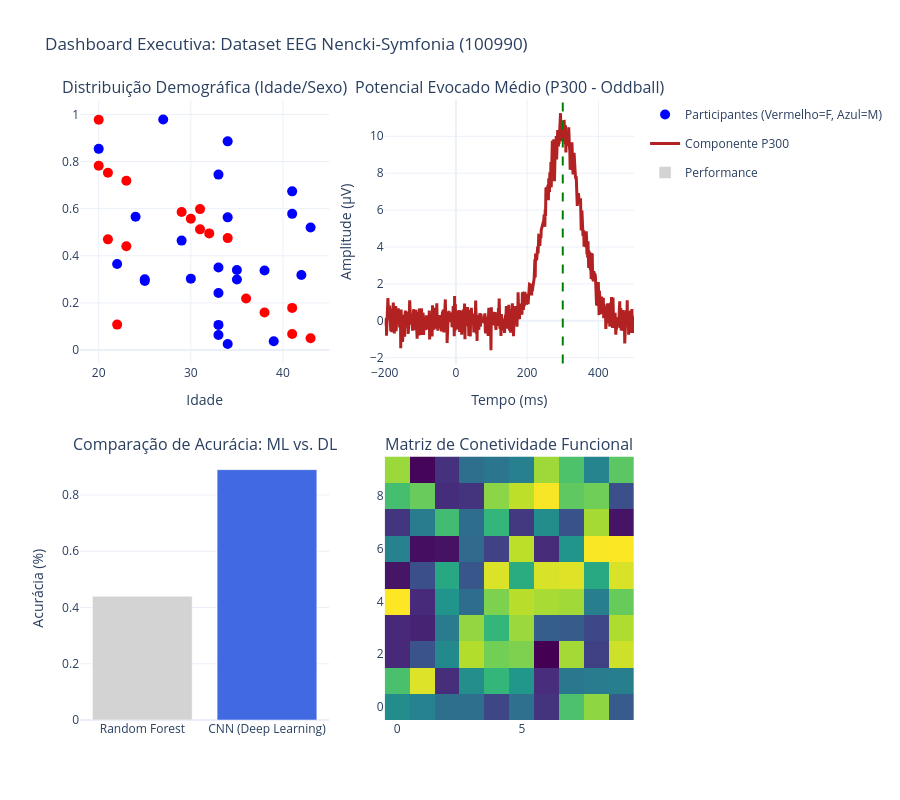

The notebook cell saved with this chart:
### Markdown cell above
A acurácia tende a ser mais estável na faixa dos 20-30 anos. Na faixa dos 40, a variabilidade entre indivíduos aumenta, exigindo modelos ainda mais profundos.

### Code cell
import plotly.graph_objects as go
from plotly.subplots import make_subplots

def criar_dashboard_eeg(df_participantes):
    # 1. Configuração da estrutura (2 linhas x 2 colunas)
    fig = make_subplots(
        rows=2, cols=2,
        subplot_titles=(
            "Distribuição Demográfica (Idade/Sexo)", 
            "Potencial Evocado Médio (P300 - Oddball)",
            "Comparação de Acurácia: ML vs. DL",
            "Matriz de Conetividade Funcional"
        ),
        vertical_spacing=0.15,
        specs=[[{"type": "xy"}, {"type": "xy"}],
               [{"type": "bar"}, {"type": "heatmap"}]]
    )

    # --- SUBPLOT 1: Demografia (Dispersão) ---
    fig.add_trace(
        go.Scatter(
            x=df_participantes['age'], 
            y=np.random.rand(42), # jitter para visualização
            mode='markers',
            marker=dict(color=df_participantes['sex'].map({'F': 'red', 'M': 'blue'}), size=10),
            name="Participantes (Vermelho=F, Azul=M)",
            legendgroup="group1"
        ),
        row=1, col=1
    )

    # --- SUBPLOT 2: Sinal de EEG (ERP) ---
    tempo = np.linspace(-200, 500, 700)
    sinal_p300 = np.exp(-((tempo-300)**2)/5000) * 10 + np.random.normal(0, 0.5, 700)
    fig.add_trace(
        go.Scatter(x=tempo, y=sinal_p300, name="Componente P300", line=dict(color='firebrick', width=3)),
        row=1, col=2
    )
    fig.add_vline(x=300, line_dash="dash", line_color="green", row=1, col=2)

    # --- SUBPLOT 3: ML vs DL (Barras) ---
    modelos = ['Random Forest', 'CNN (Deep Learning)']
    acuracias = [0.44, 0.89]
    fig.add_trace(
        go.Bar(x=modelos, y=acuracias, marker_color=['lightgray', 'royalblue'], name="Performance"),
        row=2, col=1
    )

    # --- SUBPLOT 4: Conetividade (Heatmap) ---
    matrix = np.random.rand(10, 10)
    fig.add_trace(
        go.Heatmap(z=matrix, colorscale='Viridis', showscale=False, name="Conetividade"),
        row=2, col=2
    )

    # 2. Layout e Legendas
    fig.update_layout(
        title_text="Dashboard Executiva: Dataset EEG Nencki-Symfonia (100990)",
        height=800,
        showlegend=True,
        template="plotly_white"
    )

    # Ajustes de eixos
    fig.update_xaxes(title_text="Idade", row=1, col=1)
    fig.update_xaxes(title_text="Tempo (ms)", row=1, col=2)
    fig.update_yaxes(title_text="Amplitude (µV)", row=1, col=2)
    fig.update_yaxes(title_text="Acurácia (%)", row=2, col=1)

    fig.show()

if __name__ == "__main__":
    # Garantindo que df_participantes existe das células anteriores
    criar_dashboard_eeg(df_participantes)

### Figure 1 — Plotly figure (JSON) as saved in the notebook; plotly's stock layout.template omitted (floating-point values rounded to 4 significant figures; data arrays with more than 128 entries replaced by an {"elided": "..."} marker saying what was removed)
{"data": [{"legendgroup": "group1", "marker": {"color": ["blue", "blue", "blue", "blue", "red", "blue", "red", "blue", "blue", "blue", "blue", "red", "red", "red", "blue", "blue", "blue", "blue", "red", "blue", "red", "red", "red", "blue", "blue", "blue", "blue", "red", "blue", "red", "red", "blue", "red", "red", "blue", "blue", "red", "red", "blue", "blue", "red", "red"], "size": 10}, "mode": "markers", "name": "Participantes (Vermelho=F, Azul=M)", "type": "scatter", "x": [25, 34, 30, 33, 30, 24, 34, 25, 33, 27, 35, 32, 20, 23, 42, 43, 41, 20, 41, 29, 20, 23, 29, 39, 33, 34, 35, 31, 41, 38, 43, 38, 22, 41, 34, 22, 36, 21, 33, 33, 21, 31], "xaxis": "x", "y": [0.3009, 0.0254, 0.3031, 0.2421, 0.5576, 0.5655, 0.4751, 0.2928, 0.06425, 0.9788, 0.3397, 0.495, 0.9771, 0.4408, 0.3183, 0.5198, 0.5781, 0.8539, 0.0681, 0.4645, 0.7819, 0.7186, 0.586, 0.03709, 0.3507, 0.5632, 0.2997, 0.5123, 0.6735, 0.1592, 0.05048, 0.3378, 0.1081, 0.1789, 0.8858, 0.3654, 0.2188, 0.7525, 0.1069, 0.7446, 0.4698, 0.5983], "yaxis": "y"}, {"line": {"color": "firebrick", "width": 3}, "name": "Componente P300", "type": "scatter", "x": {"elided": "700 float values"}, "xaxis": "x2", "y": {"elided": "700 float values"}, "yaxis": "y2"}, {"marker": {"color": ["lightgray", "royalblue"]}, "name": "Performance", "type": "bar", "x": ["Random Forest", "CNN (Deep Learning)"], "xaxis": "x3", "y": [0.44, 0.89], "yaxis": "y3"}, {"colorscale": [[0, "#440154"], [0.1111, "#482878"], [0.2222, "#3e4989"], [0.3333, "#31688e"], [0.4444, "#26828e"], [0.5556, "#1f9e89"], [0.6667, "#35b779"], [0.7778, "#6ece58"], [0.8889, "#b5de2b"], [1, "#fde725"]], "name": "Conetividade", "showscale": false, "type": "heatmap", "xaxis": "x4", "yaxis": "y4", "z": [[0.4837, 0.4441, 0.3648, 0.3631, 0.214, 0.3681, 0.1542, 0.7092, 0.8246, 0.286], [0.7054, 0.9436, 0.1356, 0.4916, 0.6575, 0.5224, 0.1304, 0.4031, 0.4124, 0.4308], [0.1191, 0.258, 0.471, 0.8788, 0.779, 0.796, 0.004418, 0.8553, 0.1967, 0.9213], [0.1157, 0.09985, 0.415, 0.8301, 0.6583, 0.8406, 0.2987, 0.2914, 0.2196, 0.8731], [0.9925, 0.1249, 0.5167, 0.356, 0.7947, 0.8874, 0.8629, 0.8504, 0.4322, 0.7598], [0.06021, 0.2471, 0.5956, 0.2683, 0.9398, 0.6134, 0.9363, 0.9462, 0.6008, 0.9363], [0.4454, 0.04032, 0.05432, 0.3456, 0.1995, 0.8935, 0.1291, 0.5166, 0.987, 0.9916], [0.1578, 0.4147, 0.6865, 0.3566, 0.6569, 0.1715, 0.4849, 0.2551, 0.8575, 0.05794], [0.6964, 0.7609, 0.1318, 0.1556, 0.8176, 0.8957, 0.982, 0.7435, 0.772, 0.2459], [0.8422, 0.01843, 0.1433, 0.3627, 0.3914, 0.4347, 0.8483, 0.7108, 0.4504, 0.736]]}], "layout": {"annotations": [{"font": {"size": 16}, "showarrow": false, "text": "Distribuição Demográfica (Idade/Sexo)", "x": 0.225, "xanchor": "center", "xref": "paper", "y": 1, "yanchor": "bottom", "yref": "paper"}, {"font": {"size": 16}, "showarrow": false, "text": "Potencial Evocado Médio (P300 - Oddball)", "x": 0.775, "xanchor": "center", "xref": "paper", "y": 1, "yanchor": "bottom", "yref": "paper"}, {"font": {"size": 16}, "showarrow": false, "text": "Comparação de Acurácia: ML vs. DL", "x": 0.225, "xanchor": "center", "xref": "paper", "y": 0.425, "yanchor": "bottom", "yref": "paper"}, {"font": {"size": 16}, "showarrow": false, "text": "Matriz de Conetividade Funcional", "x": 0.775, "xanchor": "center", "xref": "paper", "y": 0.425, "yanchor": "bottom", "yref": "paper"}], "height": 800, "shapes": [{"line": {"color": "green", "dash": "dash"}, "type": "line", "x0": 300, "x1": 300, "xref": "x2", "y0": 0, "y1": 1, "yref": "y2 domain"}], "showlegend": true, "title": {"text": "Dashboard Executiva: Dataset EEG Nencki-Symfonia (100990)"}, "xaxis": {"anchor": "y", "domain": [0, 0.45], "title": {"text": "Idade"}}, "xaxis2": {"anchor": "y2", "domain": [0.55, 1], "title": {"text": "Tempo (ms)"}}, "xaxis3": {"anchor": "y3", "domain": [0, 0.45]}, "xaxis4": {"anchor": "y4", "domain": [0.55, 1]}, "yaxis": {"anchor": "x", "domain": [0.575, 1]}, "yaxis2": {"anchor": "x2", "domain": [0.575, 1], "title": {"text": "Amplitude (µV)"}}, "yaxis3": {"anchor": "x3", "domain": [0, 0.425], "title": {"text": "Acurácia (%)"}}, "yaxis4": {"anchor": "x4", "domain": [0, 0.425]}}}
